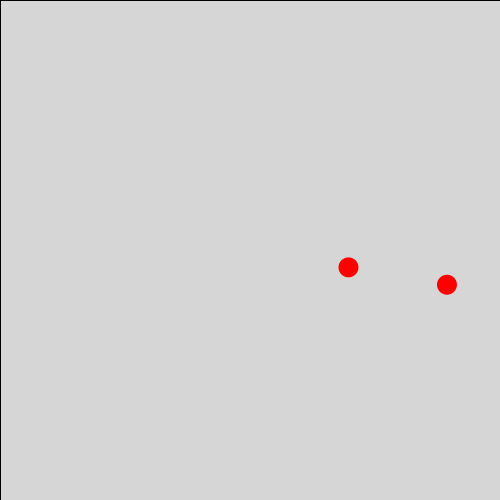
Frame 1 (no input)
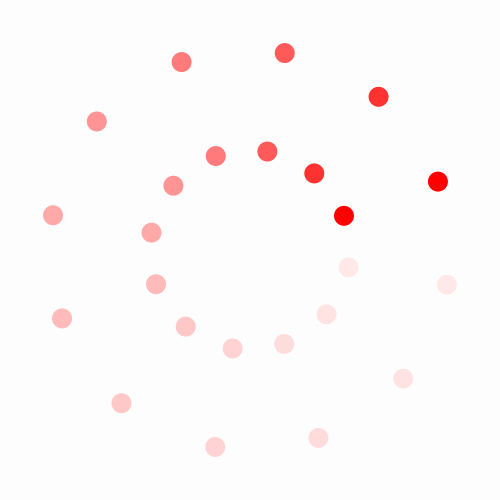
Frame 60 (the mouse pressed at the canvas centre just before this capture)
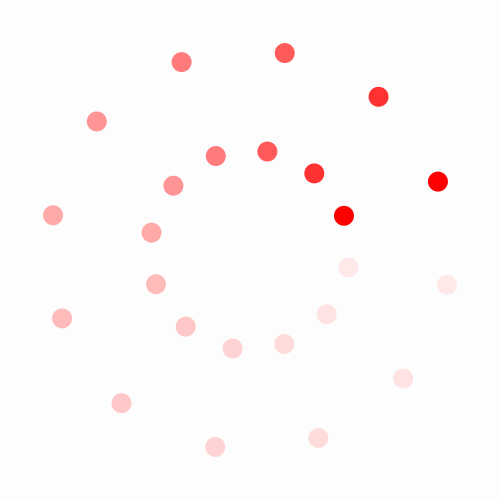
Frame 120 (the mouse held since frame 60 and released just before this capture)

The Processing sketch that drew these frames (run headless with seeded random() and noise(); from frame 60 on, the mouse is pressed at the canvas centre):

// Processing sketch: rotateSmoothing
// ── rotateSmoothing.pde
float rotAngle=10;

void setup(){
 size(500,500); 
 frameRate(10);
}

void draw(){
  fill(255,50);
  rect(0,0,width,height); //trucco fotogrammi precedenti
  pushMatrix();
    translate(width/2,height/2);
    rotate(radians(rotAngle));
    noStroke();
    fill(255,0,0);
    ellipse(200,0,20,20);
  popMatrix();
  pushMatrix();
    translate(width/2,height/2);
    rotate(radians(rotAngle));
    noStroke();
    fill(255,0,0);
    ellipse(100,0,20,20);
  popMatrix();
  rotAngle+=30;
}
